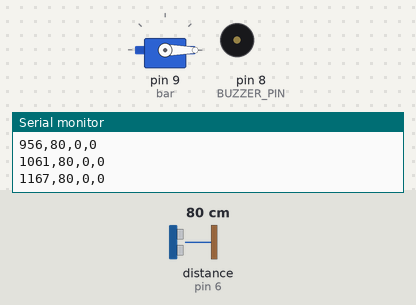
Bench run of a sketch on a simulated Arduino Uno, built with avr-gcc and run on an emulated ATmega328P. On the bench: servo, buzzer (waves = sounding), the last lines printed to the serial monitor. Wiring (from diagram.json): ultrasonic range finder: trigger pin 7; echo pin 6. The inputs (shaded band) are chosen by the test bench; at power-on: distance to the obstacle (sensor on pin 6) 80 cm. The echo pulse lasts 58.3 µs per cm.

Above: at 1.2 s.
1.3 s: distance to the obstacle (sensor on pin 6) set to 22 cm
2.8 s: distance to the obstacle (sensor on pin 6) set to 18 cm
At 3.8 s:
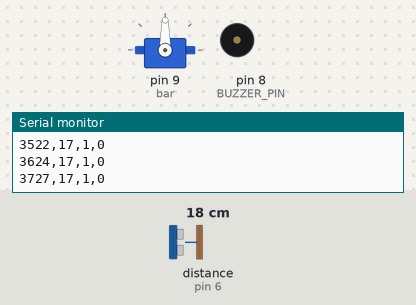
4.3 s: distance to the obstacle (sensor on pin 6) set to 12 cm
7.3 s: distance to the obstacle (sensor on pin 6) set to 9 cm
At 7.9 s:
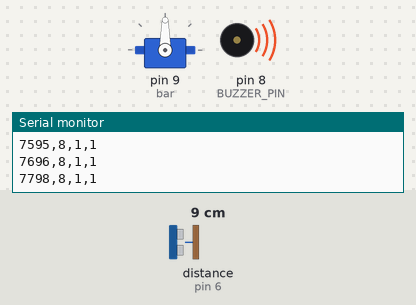
8.8 s: distance to the obstacle (sensor on pin 6) set to 35 cm
At 9.8 s:
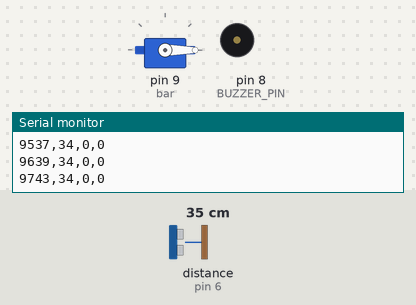
Timing chart, 0 to 11.3 s (numbered marks = the images above; inputs shaded):
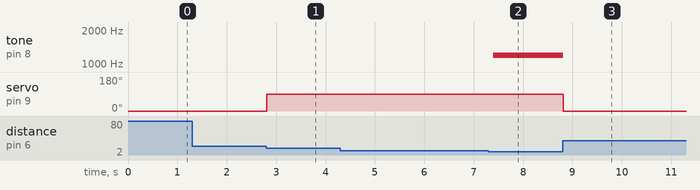

Measured:
- the behaviour switches between 21 and 20 cm on distance to the obstacle (sensor on pin 6) (found by bisection; images 0 and 1)
- the behaviour switches between 11 and 10 cm on distance to the obstacle (sensor on pin 6) (found by bisection; images 1 and 2)
- after the input at 2.8 s, servo on pin 9 (bar): 0° → 90° at once
- after the input at 7.3 s, tone on pin 8 (BUZZER_PIN): silent → 1200 Hz after 0.09 s
- after the input at 8.8 s, tone on pin 8 (BUZZER_PIN): 1200 Hz → silent at once; servo on pin 9 (bar): 90° → 0° at once

The sketch:

d4-parking-barrier.ino
```cpp
#include <Servo.h>

// @pin TRIG=D7
// @pin ECHO=D6
// @pin SERVO=D9
// @pin BUZZER=D8
// @baud 9600

const byte TRIG_PIN = 7, ECHO_PIN = 6, BUZZER_PIN = 8;
Servo bar;
// 차단기를 여는 거리입니다. 닫는 거리는 이보다 5 cm 넉넉히 잡습니다.
// @tunable openCm
int openCm = 20;

bool isOpen = false;

long readCm() {
  digitalWrite(TRIG_PIN, LOW);
  delayMicroseconds(2);
  digitalWrite(TRIG_PIN, HIGH);
  delayMicroseconds(10);
  digitalWrite(TRIG_PIN, LOW);
  unsigned long us = pulseIn(ECHO_PIN, HIGH, 30000);
  return us == 0 ? -1 : (long)(us / 58);
}

void setup() {
  Serial.begin(9600);
  pinMode(TRIG_PIN, OUTPUT);
  pinMode(ECHO_PIN, INPUT);
  pinMode(BUZZER_PIN, OUTPUT);
  bar.attach(9);
  bar.write(0);
  Serial.println("time_ms,distance_cm,door_state,buzzer_on");
}

void loop() {
  long cm = readCm();
  // 여는 기준과 닫는 기준을 벌려 둡니다. 하나로 두면 차가 그 거리 언저리에
  // 서 있을 때 차단기가 계속 여닫히며 떨립니다.
  if (!isOpen && cm > 0 && cm < openCm) isOpen = true;
  if (isOpen && (cm < 0 || cm > openCm + 5)) isOpen = false;

  bar.write(isOpen ? 90 : 0);
  int buzzerOn = (cm > 0 && cm < openCm / 2) ? 1 : 0;
  if (buzzerOn) tone(BUZZER_PIN, 1200);
  else noTone(BUZZER_PIN);

  Serial.print(millis());
  Serial.print(',');
  Serial.print(cm);
  Serial.print(',');
  Serial.print(isOpen ? 1 : 0);
  Serial.print(',');
  Serial.println(buzzerOn);
  delay(100);
}
```
